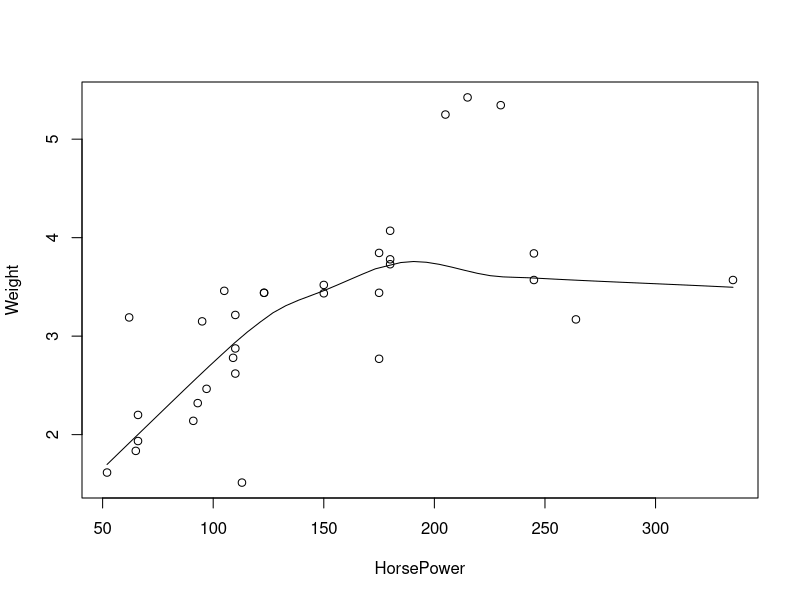
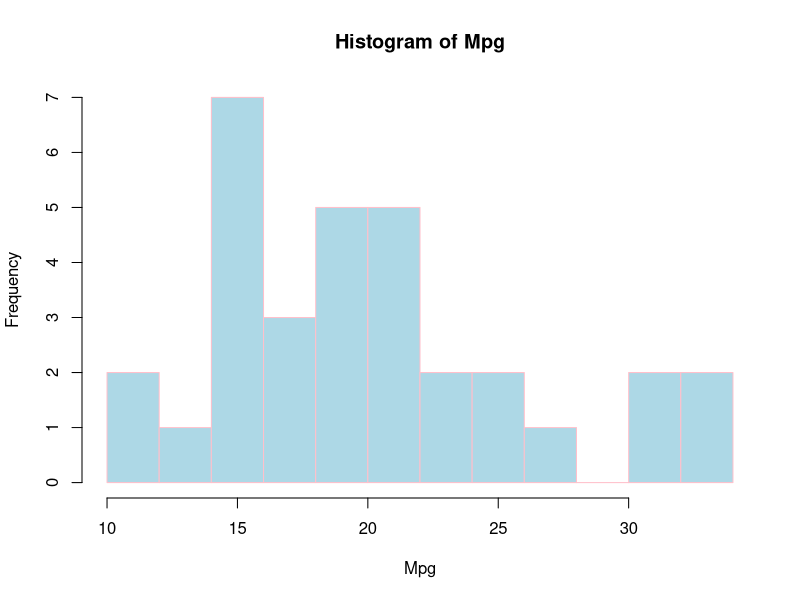

R code for these plots, in order:
data()
head(mtcars)


rownum = nrow(mtcars)
colnum = ncol(mtcars)
rownum
colnum

x<- data.frame(mtcars)
automatic <-0
manual <-0

for (i in 1:rownum)
  ifelse( x[i,9] == 1, automatic <- automatic + 1, manual <- manual +1)
ifelse (automatic > manual,"more automatic","more manual")
automatic
manual

HorsePower <- x[,4]
Weight <- x[,6]
scatter.smooth(HorsePower,Weight, span=2/3, degree = 1, family =c("symmetric","gaussian"))

Mpg <- x[,1]
hist(Mpg, breaks = 12, col ="lightblue", border = "pink")

x[,2]<- as.integer(x[,2])
x[,8]<- as.integer(x[,8])
x[,9]<- as.integer(x[,9])
sapply(mtcars,class)
x[,2] <= 5
mtcars[mtcars$cyl<5,]

